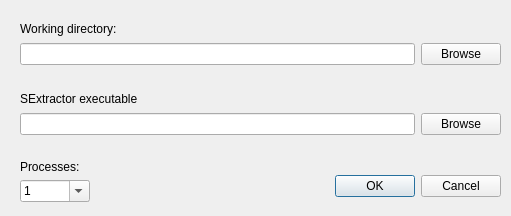
<?xml version="1.0" encoding="UTF-8"?>
<ui version="4.0">
 <class>Dialog</class>
 <widget class="QDialog" name="Dialog">
  <property name="geometry">
   <rect>
    <x>0</x>
    <y>0</y>
    <width>511</width>
    <height>216</height>
   </rect>
  </property>
  <property name="windowTitle">
   <string>Program settings</string>
  </property>
  <widget class="QDialogButtonBox" name="buttonBox">
   <property name="geometry">
    <rect>
     <x>160</x>
     <y>170</y>
     <width>341</width>
     <height>32</height>
    </rect>
   </property>
   <property name="orientation">
    <enum>Qt::Horizontal</enum>
   </property>
   <property name="standardButtons">
    <set>QDialogButtonBox::Cancel|QDialogButtonBox::Ok</set>
   </property>
  </widget>
  <widget class="QWidget" name="">
   <property name="geometry">
    <rect>
     <x>20</x>
     <y>20</y>
     <width>481</width>
     <height>45</height>
    </rect>
   </property>
   <layout class="QVBoxLayout" name="verticalLayout">
    <item>
     <widget class="QLabel" name="label_2">
      <property name="text">
       <string>Working directory:</string>
      </property>
     </widget>
    </item>
    <item>
     <layout class="QHBoxLayout" name="horizontalLayout">
      <item>
       <widget class="QLineEdit" name="lineEditTemp"/>
      </item>
      <item>
       <widget class="QPushButton" name="pushButtonBrowseTemp">
        <property name="text">
         <string>Browse</string>
        </property>
       </widget>
      </item>
     </layout>
    </item>
   </layout>
  </widget>
  <widget class="QWidget" name="">
   <property name="geometry">
    <rect>
     <x>20</x>
     <y>160</y>
     <width>70</width>
     <height>42</height>
    </rect>
   </property>
   <layout class="QVBoxLayout" name="verticalLayout_2">
    <item>
     <widget class="QLabel" name="label">
      <property name="font">
       <font>
        <pointsize>9</pointsize>
       </font>
      </property>
      <property name="text">
       <string>Processes:</string>
      </property>
     </widget>
    </item>
    <item>
     <widget class="QComboBox" name="comboBox">
      <property name="editable">
       <bool>true</bool>
      </property>
      <item>
       <property name="text">
        <string>1</string>
       </property>
      </item>
      <item>
       <property name="text">
        <string>2</string>
       </property>
      </item>
      <item>
       <property name="text">
        <string>3</string>
       </property>
      </item>
      <item>
       <property name="text">
        <string>4</string>
       </property>
      </item>
      <item>
       <property name="text">
        <string>5</string>
       </property>
      </item>
      <item>
       <property name="text">
        <string>6</string>
       </property>
      </item>
      <item>
       <property name="text">
        <string>7</string>
       </property>
      </item>
      <item>
       <property name="text">
        <string>8</string>
       </property>
      </item>
      <item>
       <property name="text">
        <string>9</string>
       </property>
      </item>
      <item>
       <property name="text">
        <string>10</string>
       </property>
      </item>
     </widget>
    </item>
   </layout>
  </widget>
  <widget class="QWidget" name="">
   <property name="geometry">
    <rect>
     <x>20</x>
     <y>90</y>
     <width>481</width>
     <height>45</height>
    </rect>
   </property>
   <layout class="QVBoxLayout" name="verticalLayout_3">
    <item>
     <widget class="QLabel" name="label_3">
      <property name="text">
       <string>SExtractor executable</string>
      </property>
     </widget>
    </item>
    <item>
     <layout class="QHBoxLayout" name="horizontalLayout_2">
      <item>
       <widget class="QLineEdit" name="lineEditSex"/>
      </item>
      <item>
       <widget class="QPushButton" name="pushButtonBrowseSex">
        <property name="text">
         <string>Browse</string>
        </property>
       </widget>
      </item>
     </layout>
    </item>
   </layout>
  </widget>
 </widget>
 <resources/>
 <connections>
  <connection>
   <sender>buttonBox</sender>
   <signal>accepted()</signal>
   <receiver>Dialog</receiver>
   <slot>accept()</slot>
   <hints>
    <hint type="sourcelabel">
     <x>248</x>
     <y>254</y>
    </hint>
    <hint type="destinationlabel">
     <x>157</x>
     <y>274</y>
    </hint>
   </hints>
  </connection>
  <connection>
   <sender>buttonBox</sender>
   <signal>rejected()</signal>
   <receiver>Dialog</receiver>
   <slot>reject()</slot>
   <hints>
    <hint type="sourcelabel">
     <x>316</x>
     <y>260</y>
    </hint>
    <hint type="destinationlabel">
     <x>286</x>
     <y>274</y>
    </hint>
   </hints>
  </connection>
 </connections>
</ui>
